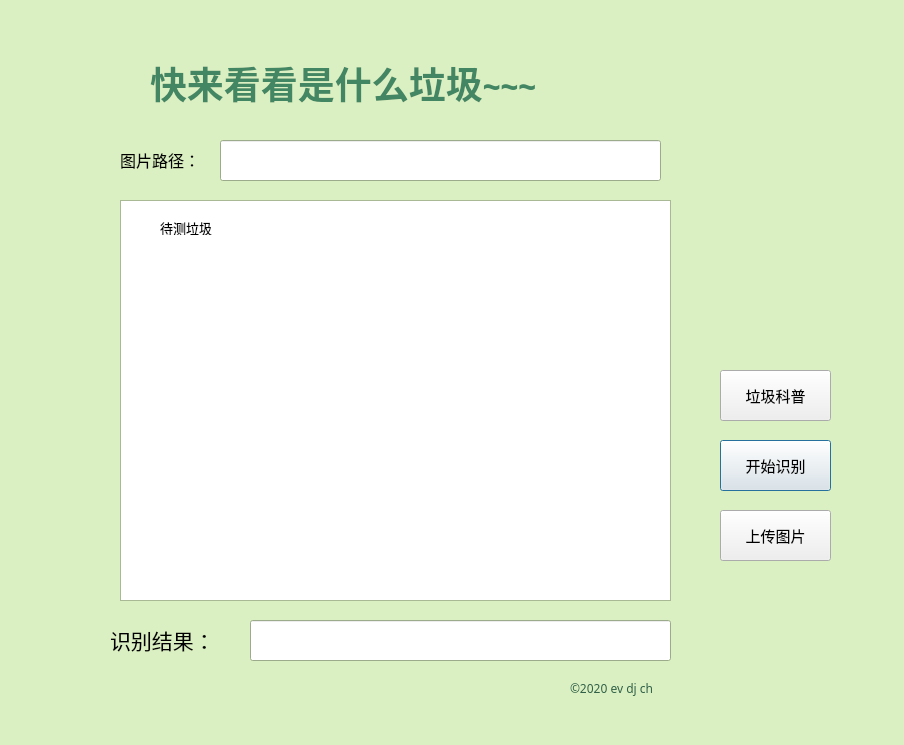
<?xml version="1.0" encoding="UTF-8"?>
<ui version="4.0">
 <class>Dialog</class>
 <widget class="QDialog" name="Dialog">
  <property name="geometry">
   <rect>
    <x>0</x>
    <y>0</y>
    <width>904</width>
    <height>745</height>
   </rect>
  </property>
  <property name="palette">
   <palette>
    <active>
     <colorrole role="Base">
      <brush brushstyle="SolidPattern">
       <color alpha="255">
        <red>255</red>
        <green>255</green>
        <blue>255</blue>
       </color>
      </brush>
     </colorrole>
     <colorrole role="Window">
      <brush brushstyle="SolidPattern">
       <color alpha="255">
        <red>219</red>
        <green>240</green>
        <blue>194</blue>
       </color>
      </brush>
     </colorrole>
    </active>
    <inactive>
     <colorrole role="Base">
      <brush brushstyle="SolidPattern">
       <color alpha="255">
        <red>255</red>
        <green>255</green>
        <blue>255</blue>
       </color>
      </brush>
     </colorrole>
     <colorrole role="Window">
      <brush brushstyle="SolidPattern">
       <color alpha="255">
        <red>219</red>
        <green>240</green>
        <blue>194</blue>
       </color>
      </brush>
     </colorrole>
    </inactive>
    <disabled>
     <colorrole role="Base">
      <brush brushstyle="SolidPattern">
       <color alpha="255">
        <red>219</red>
        <green>240</green>
        <blue>194</blue>
       </color>
      </brush>
     </colorrole>
     <colorrole role="Window">
      <brush brushstyle="SolidPattern">
       <color alpha="255">
        <red>219</red>
        <green>240</green>
        <blue>194</blue>
       </color>
      </brush>
     </colorrole>
    </disabled>
   </palette>
  </property>
  <property name="font">
   <font>
    <family>Arial Narrow</family>
    <pointsize>10</pointsize>
   </font>
  </property>
  <property name="windowTitle">
   <string>Dialog</string>
  </property>
  <property name="layoutDirection">
   <enum>Qt::RightToLeft</enum>
  </property>
  <property name="autoFillBackground">
   <bool>true</bool>
  </property>
  <property name="styleSheet">
   <string notr="true"/>
  </property>
  <widget class="QLabel" name="label">
   <property name="geometry">
    <rect>
     <x>150</x>
     <y>30</y>
     <width>601</width>
     <height>111</height>
    </rect>
   </property>
   <property name="palette">
    <palette>
     <active>
      <colorrole role="Text">
       <brush brushstyle="SolidPattern">
        <color alpha="255">
         <red>0</red>
         <green>0</green>
         <blue>0</blue>
        </color>
       </brush>
      </colorrole>
     </active>
     <inactive>
      <colorrole role="Text">
       <brush brushstyle="SolidPattern">
        <color alpha="255">
         <red>0</red>
         <green>0</green>
         <blue>0</blue>
        </color>
       </brush>
      </colorrole>
     </inactive>
     <disabled>
      <colorrole role="Text">
       <brush brushstyle="SolidPattern">
        <color alpha="255">
         <red>120</red>
         <green>120</green>
         <blue>120</blue>
        </color>
       </brush>
      </colorrole>
     </disabled>
    </palette>
   </property>
   <property name="font">
    <font>
     <pointsize>15</pointsize>
     <weight>75</weight>
     <bold>true</bold>
    </font>
   </property>
   <property name="cursor">
    <cursorShape>UpArrowCursor</cursorShape>
   </property>
   <property name="text">
    <string>&lt;html&gt;&lt;head/&gt;&lt;body&gt;&lt;p&gt;&lt;span style=&quot; font-size:28pt; color:#428663;&quot;&gt;快来看看是什么垃圾~~~&lt;/span&gt;&lt;/p&gt;&lt;/body&gt;&lt;/html&gt;</string>
   </property>
  </widget>
  <widget class="QLabel" name="label_2">
   <property name="geometry">
    <rect>
     <x>110</x>
     <y>600</y>
     <width>141</width>
     <height>81</height>
    </rect>
   </property>
   <property name="text">
    <string>&lt;html&gt;&lt;head/&gt;&lt;body&gt;&lt;p&gt;&lt;span style=&quot; font-size:16pt;&quot;&gt;识别结果：&lt;/span&gt;&lt;/p&gt;&lt;/body&gt;&lt;/html&gt;</string>
   </property>
  </widget>
  <widget class="QGraphicsView" name="graphicsView">
   <property name="geometry">
    <rect>
     <x>120</x>
     <y>200</y>
     <width>551</width>
     <height>401</height>
    </rect>
   </property>
  </widget>
  <widget class="QLineEdit" name="lineEdit">
   <property name="geometry">
    <rect>
     <x>250</x>
     <y>620</y>
     <width>421</width>
     <height>41</height>
    </rect>
   </property>
  </widget>
  <widget class="QLineEdit" name="lineEdit_2">
   <property name="geometry">
    <rect>
     <x>220</x>
     <y>140</y>
     <width>441</width>
     <height>41</height>
    </rect>
   </property>
  </widget>
  <widget class="QLabel" name="label_4">
   <property name="geometry">
    <rect>
     <x>160</x>
     <y>220</y>
     <width>72</width>
     <height>15</height>
    </rect>
   </property>
   <property name="text">
    <string>待测垃圾</string>
   </property>
  </widget>
  <widget class="QPushButton" name="pushButton">
   <property name="geometry">
    <rect>
     <x>720</x>
     <y>440</y>
     <width>111</width>
     <height>51</height>
    </rect>
   </property>
   <property name="minimumSize">
    <size>
     <width>111</width>
     <height>51</height>
    </size>
   </property>
   <property name="font">
    <font>
     <family>Agency FB</family>
     <pointsize>11</pointsize>
     <weight>50</weight>
     <bold>false</bold>
    </font>
   </property>
   <property name="layoutDirection">
    <enum>Qt::RightToLeft</enum>
   </property>
   <property name="styleSheet">
    <string notr="true">Button { background-color: rgb(255, 255, 255); border-radius: 3px; color: rgb(255, 255, 255); } QPushButton:hover { background-color: rgb(85, 170, 127); }</string>
   </property>
   <property name="text">
    <string>开始识别</string>
   </property>
   <property name="iconSize">
    <size>
     <width>30</width>
     <height>30</height>
    </size>
   </property>
  </widget>
  <widget class="QPushButton" name="pushButton_2">
   <property name="geometry">
    <rect>
     <x>720</x>
     <y>510</y>
     <width>111</width>
     <height>51</height>
    </rect>
   </property>
   <property name="font">
    <font>
     <family>Agency FB</family>
     <pointsize>11</pointsize>
     <weight>50</weight>
     <bold>false</bold>
    </font>
   </property>
   <property name="layoutDirection">
    <enum>Qt::RightToLeft</enum>
   </property>
   <property name="styleSheet">
    <string notr="true">Button { background-color: rgb(255, 255, 255); border-radius: 3px; color: rgb(255, 255, 255); } QPushButton:hover { background-color: rgb(85, 170, 127); }</string>
   </property>
   <property name="text">
    <string>上传图片</string>
   </property>
  </widget>
  <widget class="QLabel" name="label_3">
   <property name="geometry">
    <rect>
     <x>120</x>
     <y>140</y>
     <width>111</width>
     <height>41</height>
    </rect>
   </property>
   <property name="text">
    <string>&lt;html&gt;&lt;head/&gt;&lt;body&gt;&lt;p&gt;&lt;span style=&quot; font-size:12pt;&quot;&gt;图片路径：&lt;/span&gt;&lt;/p&gt;&lt;/body&gt;&lt;/html&gt;</string>
   </property>
  </widget>
  <widget class="QLabel" name="label_5">
   <property name="geometry">
    <rect>
     <x>570</x>
     <y>680</y>
     <width>121</width>
     <height>16</height>
    </rect>
   </property>
   <property name="font">
    <font>
     <family>Bahnschrift</family>
     <pointsize>16</pointsize>
    </font>
   </property>
   <property name="text">
    <string>&lt;html&gt;&lt;head/&gt;&lt;body&gt;&lt;p&gt;&lt;span style=&quot; font-size:9pt; color:#306148;&quot;&gt;©2020 ev dj ch&lt;/span&gt;&lt;/p&gt;&lt;/body&gt;&lt;/html&gt;</string>
   </property>
  </widget>
  <widget class="QLabel" name="label_6">
   <property name="geometry">
    <rect>
     <x>720</x>
     <y>20</y>
     <width>141</width>
     <height>191</height>
    </rect>
   </property>
   <property name="text">
    <string>&lt;html&gt;&lt;head/&gt;&lt;body&gt;&lt;p&gt;&lt;img src=&quot;:/g/垃圾桶.jpg&quot;/&gt;&lt;/p&gt;&lt;/body&gt;&lt;/html&gt;</string>
   </property>
  </widget>
  <widget class="QPushButton" name="pushButton_3">
   <property name="geometry">
    <rect>
     <x>720</x>
     <y>370</y>
     <width>111</width>
     <height>51</height>
    </rect>
   </property>
   <property name="minimumSize">
    <size>
     <width>111</width>
     <height>51</height>
    </size>
   </property>
   <property name="font">
    <font>
     <family>Agency FB</family>
     <pointsize>11</pointsize>
     <weight>50</weight>
     <bold>false</bold>
    </font>
   </property>
   <property name="layoutDirection">
    <enum>Qt::RightToLeft</enum>
   </property>
   <property name="styleSheet">
    <string notr="true">Button { background-color: rgb(255, 255, 255); border-radius: 3px; color: rgb(255, 255, 255); } QPushButton:hover { background-color: rgb(85, 170, 127); }</string>
   </property>
   <property name="text">
    <string>垃圾科普</string>
   </property>
   <property name="iconSize">
    <size>
     <width>30</width>
     <height>30</height>
    </size>
   </property>
  </widget>
 </widget>
 <resources>
  <include location="1.qrc"/>
 </resources>
 <connections/>
</ui>
